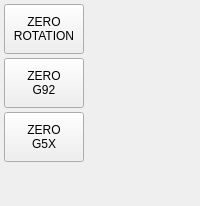
                  <widget class="QWidget" name="widget_zero_offsets" native="true">
                   <layout class="QVBoxLayout" name="verticalLayout_12">
                    <property name="spacing">
                     <number>4</number>
                    </property>
                    <property name="leftMargin">
                     <number>4</number>
                    </property>
                    <property name="topMargin">
                     <number>4</number>
                    </property>
                    <property name="rightMargin">
                     <number>4</number>
                    </property>
                    <property name="bottomMargin">
                     <number>4</number>
                    </property>
                    <item>
                     <widget class="ActionButton" name="action_zero_rotation">
                      <property name="sizePolicy">
                       <sizepolicy hsizetype="Fixed" vsizetype="Fixed">
                        <horstretch>0</horstretch>
                        <verstretch>0</verstretch>
                       </sizepolicy>
                      </property>
                      <property name="minimumSize">
                       <size>
                        <width>80</width>
                        <height>50</height>
                       </size>
                      </property>
                      <property name="maximumSize">
                       <size>
                        <width>80</width>
                        <height>50</height>
                       </size>
                      </property>
                      <property name="text">
                       <string>ZERO
ROTATION</string>
                      </property>
                      <property name="flat">
                       <bool>false</bool>
                      </property>
                      <property name="zero_zrot_action" stdset="0">
                       <bool>true</bool>
                      </property>
                     </widget>
                    </item>
                    <item>
                     <widget class="ActionButton" name="action_zero_g92">
                      <property name="sizePolicy">
                       <sizepolicy hsizetype="Fixed" vsizetype="Fixed">
                        <horstretch>0</horstretch>
                        <verstretch>0</verstretch>
                       </sizepolicy>
                      </property>
                      <property name="minimumSize">
                       <size>
                        <width>80</width>
                        <height>50</height>
                       </size>
                      </property>
                      <property name="maximumSize">
                       <size>
                        <width>80</width>
                        <height>50</height>
                       </size>
                      </property>
                      <property name="text">
                       <string>ZERO
G92</string>
                      </property>
                      <property name="flat">
                       <bool>false</bool>
                      </property>
                      <property name="zero_g92_action" stdset="0">
                       <bool>true</bool>
                      </property>
                      <property name="template_label_option" stdset="0">
                       <bool>false</bool>
                      </property>
                      <property name="joint_number" stdset="0">
                       <number>0</number>
                      </property>
                      <property name="incr_imperial_number" stdset="0">
                       <double>0.010000000000000</double>
                      </property>
                      <property name="incr_mm_number" stdset="0">
                       <double>0.025000000000000</double>
                      </property>
                      <property name="incr_angular_number" stdset="0">
                       <double>-1.000000000000000</double>
                      </property>
                      <property name="toggle_float_option" stdset="0">
                       <bool>false</bool>
                      </property>
                      <property name="float_num" stdset="0">
                       <double>100.000000000000000</double>
                      </property>
                      <property name="float_alt_num" stdset="0">
                       <double>50.000000000000000</double>
                      </property>
                      <property name="view_type_string" stdset="0">
                       <string>P</string>
                      </property>
                      <property name="command_text_string" stdset="0">
                       <string/>
                      </property>
                      <property name="ini_mdi_number" stdset="0">
                       <number>0</number>
                      </property>
                      <property name="textTemplate" stdset="0">
                       <string>%1.3f in</string>
                      </property>
                      <property name="alt_textTemplate" stdset="0">
                       <string>%1.2f mm</string>
                      </property>
                     </widget>
                    </item>
                    <item>
                     <widget class="ActionButton" name="action_zero_g5x">
                      <property name="sizePolicy">
                       <sizepolicy hsizetype="Fixed" vsizetype="Fixed">
                        <horstretch>0</horstretch>
                        <verstretch>0</verstretch>
                       </sizepolicy>
                      </property>
                      <property name="minimumSize">
                       <size>
                        <width>80</width>
                        <height>50</height>
                       </size>
                      </property>
                      <property name="maximumSize">
                       <size>
                        <width>80</width>
                        <height>50</height>
                       </size>
                      </property>
                      <property name="text">
                       <string>ZERO
G5X</string>
                      </property>
                      <property name="flat">
                       <bool>false</bool>
                      </property>
                      <property name="zero_g5x_action" stdset="0">
                       <bool>true</bool>
                      </property>
                     </widget>
                    </item>
                    <item>
                     <spacer name="verticalSpacer_3">
                      <property name="orientation">
                       <enum>Qt::Vertical</enum>
                      </property>
                      <property name="sizeHint" stdset="0">
                       <size>
                        <width>20</width>
                        <height>40</height>
                       </size>
                      </property>
                     </spacer>
                    </item>
                   </layout>
                  </widget>
